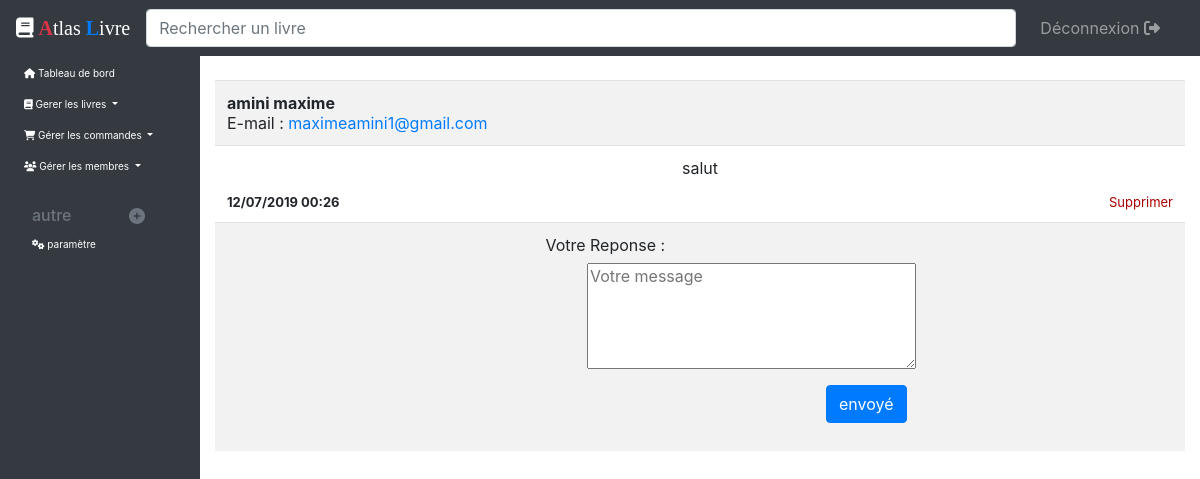
Screenshot of /Espace_admin/controleur/afficherMessage_controleur?mess=2 (signed in) with the database file from the repository.
### tables this page shows
CREATE TABLE IF NOT EXISTS `message` (
  `id` int(11) NOT NULL AUTO_INCREMENT,
  `id_u` int(11) NOT NULL,
  `message` varchar(255) NOT NULL,
  `vue` int(11) NOT NULL,
  `date` datetime NOT NULL,
  PRIMARY KEY (`id`)
);

CREATE TABLE IF NOT EXISTS `membres` (
  `id` int(11) NOT NULL AUTO_INCREMENT,
  `nom` varchar(20) NOT NULL,
  `prenom` varchar(20) NOT NULL,
  `mail` varchar(255) NOT NULL,
  `pass` varchar(255) NOT NULL,
  `adress` varchar(255) NOT NULL,
  PRIMARY KEY (`id`)
);

### Espace_admin/controleur/afficherMessage_controleur.php (called while the page is built, shortened)
<?php
    include('../../autre/bdd.php');
    include('../modele/message_modele.php');
    if(isset($_GET['mess']) && !empty(recherche_message($_GET['mess'])) ){
        $mess=recherche_message($_GET['mess']);
    }else{
        header('Location: listeMessage_controleur.php');
    }
    include('../vue/afficherMessage_vue.php');
?>

### Espace_admin/modele/message_modele.php (called while the page is built, shortened)
<?php
    function recherche_message($id){
		global $bdd;
    $req= $bdd->prepare('SELECT *,m.id as idM, DATE_FORMAT(date,"%d/%m/%Y %H:%i")as date FROM message m,membres mb WHERE m.id_u=mb.id and m.id= :id');
        $req->execute(array( 'id'=>$id));
        $donnees= $req->fetch();
        return $donnees;
	}
?>

### Espace_admin/vue/afficherMessage_vue.php (the view, shortened to what this page needs)
<html>
<head>
    <link href="../../css/style_admin.css" rel="stylesheet" />
    <link rel="stylesheet" href="https://stackpath.bootstrapcdn.com/bootstrap/4.5.0/css/bootstrap.min.css"
>
</head>
<body>
    <?php include("../autre/menu.php"); ?>
    <section class="container-fluid col-lg-10 offset-lg-2 col-md-9 offset-md-3" id='princi'>
        <div class="table-responsive">
            <table class="table table-striped table-condensed ">
                <tr>
                    <td>
                        <strong><?php echo $mess['nom'].' '.$mess['prenom']; ?></strong>
                        <br>E-mail : <a href="<?php echo $mess['mail']; ?>"><?php echo $mess['mail']; ?></a>
                    </td>
                </tr>
                <tr>
                    <td>
                        <p class="text-center"><?php echo $mess['message']; ?></p>
                        <div style="font-size:13px;">
                            <strong><?php echo $mess['date']; ?></strong>
                            <a href="listeMessage_controleur.php?supp=<?php echo $mess['id']; ?>" class="float-right" style="color:#a00;"> Supprimer</a>
                        </div>
                    </td>
                </tr>
                <tr>
                    <td>
                        <form class="col-sm-6 offset-sm-3" method="post" action="mailto:<?php echo $mess['mail']; ?>">
                            <div class="form-group col-sm-10 offset-sm-1">
                                <label for="textarea" class="col-sm-12">Votre Reponse : </label>
                                <textarea id="message" name="message" type="textarea" class="formcontrol offset-sm-2" placeholder="Votre message" cols="30" rows="5"></textarea>
                            </div>
                            <div class="form-group float-right ">
                                <div class="col-lg-12">
                                    <button id="envoye" name="envoyé" class="btn btn-primary"><span class="glyphicon glyphicon-ok-sign"></span> envoyé </button>
                                </div>
                            </div>
                        </form>
                    </td>
                </tr>
            </table>
        </div>
    </section>
</body>
</html>

### css/style_admin.css (style rules this page uses)
#princi { margin-top: 80px; margin-bottom: 80px; }

### rows the page displays
message: membres.nom "amini", membres.prenom "maxime", membres.mail "maximeamini1@gmail.com", message "salut"

### other values shown
$mess['date'] "12/07/2019 00:26"
